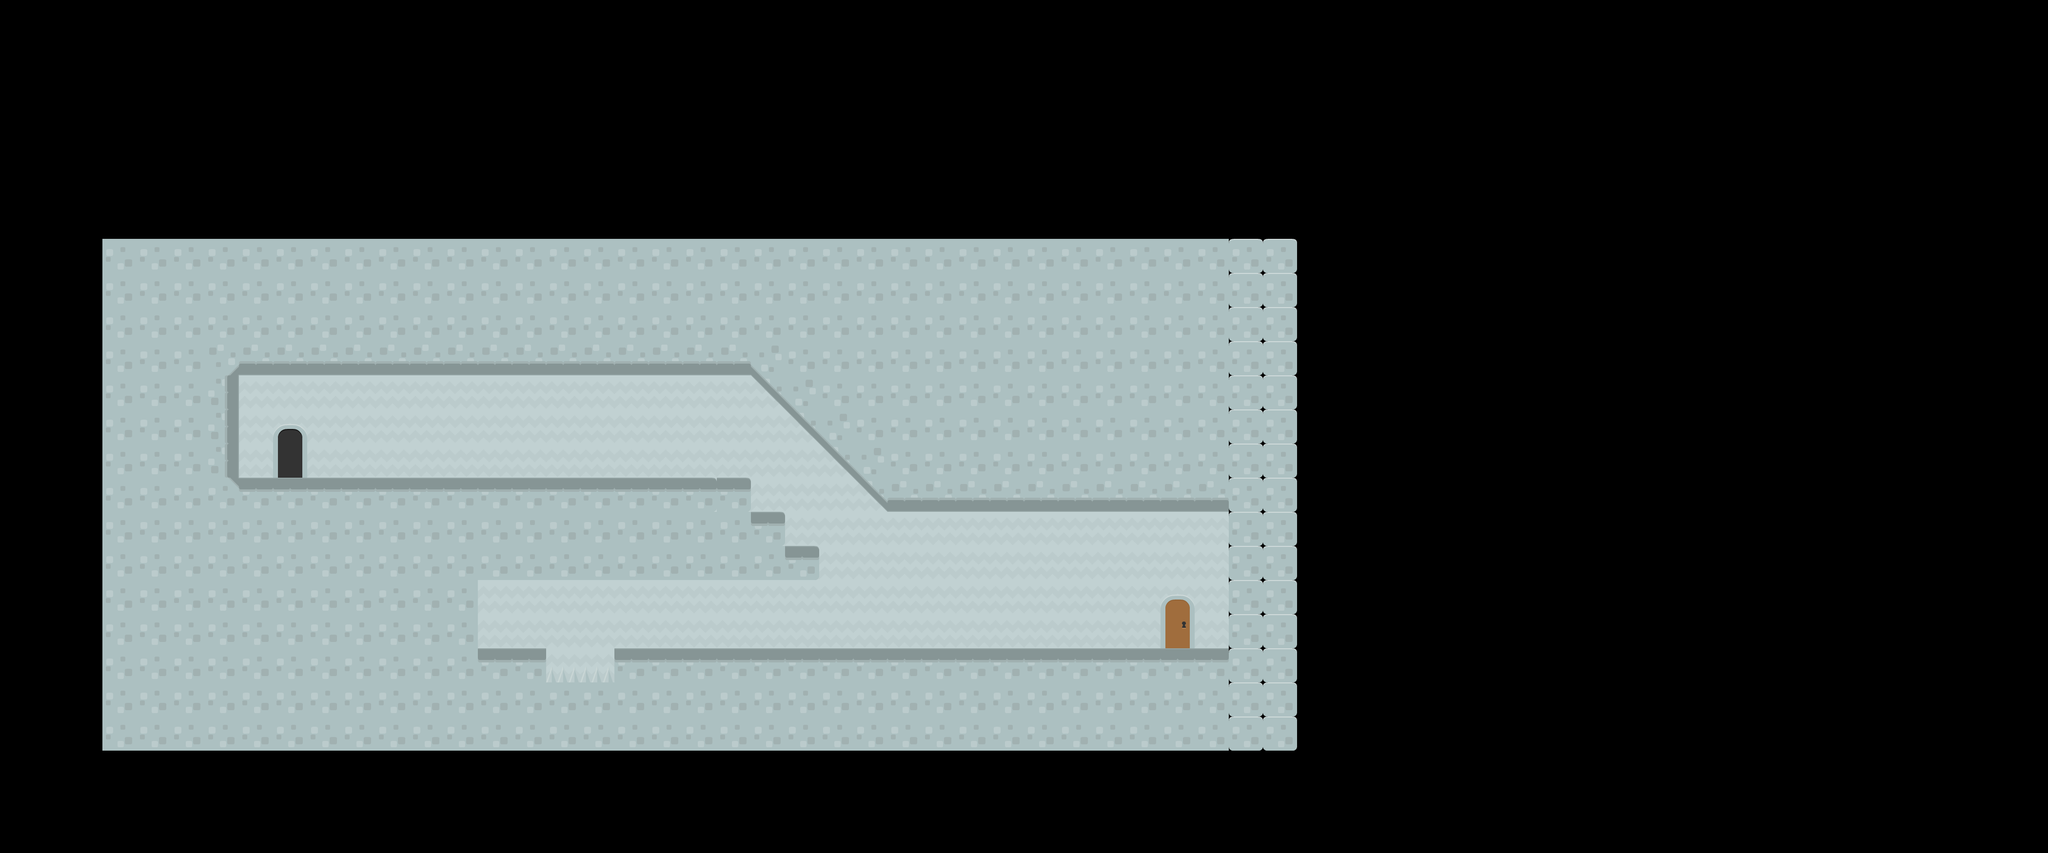

This game map was drawn from its Tiled (.tmx) file and the tilesets committed beside it. A one-line description and the trimmed map source follow:
An orthogonal 60x25 tile map with 70x70 px tiles, 3 tile layers (Tile Layer 1, background2, background), 2 tilesets and 28 objects (13x wall, 6x keyBlock, 4x coin, 3x key, player, ...).

<map version="1.0" tiledversion="2018.02.14" orientation="orthogonal" renderorder="right-down" width="60" height="25" tilewidth="70" tileheight="70" infinite="0" nextobjectid="60">
 <tileset firstgid="1" source="resources/blocks.tsx" />
 <tileset firstgid="197" source="resources/objects.tsx" />
 <layer name="Tile Layer 1" width="60" height="25">
  <data>[1500 cells, 0 non-empty, 0 distinct tile ids]</data>
 </layer>
 <layer name="background2" width="60" height="25">
  <data>[1500 cells, 162 non-empty, 1 distinct tile ids]</data>
 </layer>
 <layer name="background" width="60" height="25">
  <data>[1500 cells, 409 non-empty, 12 distinct tile ids]</data>
 </layer>
 <objectgroup name="objectsAndHitboxes">
  <object id="1" name="wall" x="490" y="700" width="1050" height="70" />
  <object id="2" name="wall" x="420" y="700" width="70" height="70" />
  <object id="3" name="wall" x="420" y="770" width="70" height="280" />
  <object id="4" name="wall" x="490" y="980" width="490" height="70" />
  <object id="7" name="wall" x="1820" y="980" width="700" height="70" />
  <object id="8" name="wall" x="1190" y="980" width="350" height="210" />
  <object id="9" name="wall" x="1540" y="1050" width="70" height="70" />
  <object id="10" name="wall" x="1540" y="1120" width="140" height="70" />
  <object id="11" name="wall" x="1540" y="770">
   <polygon points="0,0 280,280 210,70" />
  </object>
  <object id="14" name="wall" x="980" y="980" width="210" height="210" />
  <object id="15" name="coin" x="910" y="910">
   <properties>
    <property name="type" value="gold" />
   </properties>
   <point />
  </object>
  <object id="16" name="coin" x="1050" y="910">
   <properties>
    <property name="type" value="bronze" />
   </properties>
   <point />
  </object>
  <object id="19" name="coin" x="1330" y="910">
   <properties>
    <property name="type" value="bronze" />
   </properties>
   <point />
  </object>
  <object id="20" name="coin" x="1190" y="910">
   <properties>
    <property name="type" value="silver" />
   </properties>
   <point />
  </object>
  <object id="32" name="player" x="665" y="945">
   <point />
  </object>
  <object id="33" name="key" x="2065" y="1295">
   <properties>
    <property name="type" value="green" />
   </properties>
   <point />
  </object>
  <object id="39" name="key" x="2205" y="1295">
   <properties>
    <property name="type" value="yellow" />
   </properties>
   <point />
  </object>
  <object id="40" name="key" x="2345" y="1295">
   <properties>
    <property name="type" value="blue" />
   </properties>
   <point />
  </object>
  <object id="44" name="keyBlock" x="1470" y="1190" width="70" height="70">
   <properties>
    <property name="type" value="orange" />
   </properties>
  </object>
  <object id="45" name="keyBlock" x="1540" y="1190" width="70" height="70">
   <properties>
    <property name="type" value="green" />
   </properties>
  </object>
  <object id="46" name="keyBlock" x="1470" y="1260" width="70" height="70">
   <properties>
    <property name="type" value="orange" />
   </properties>
  </object>
  <object id="47" name="keyBlock" x="1540" y="1260" width="70" height="70">
   <properties>
    <property name="type" value="green" />
   </properties>
  </object>
  <object id="48" name="keyBlock" x="1400" y="1190" width="70" height="70">
   <properties>
    <property name="type" value="blue" />
   </properties>
  </object>
  <object id="49" name="keyBlock" x="1400" y="1260" width="70" height="70">
   <properties>
    <property name="type" value="blue" />
   </properties>
  </object>
  <object id="55" name="wall" x="1260" y="1330" width="1260" height="70" />
  <object id="56" name="wall" x="980" y="1330" width="140" height="70" />
  <object id="57" name="spike" x="1120" y="1369" width="140" height="32" />
  <object id="58" name="wall" x="1050" y="1400" width="280" height="70" />
 </objectgroup>
</map>